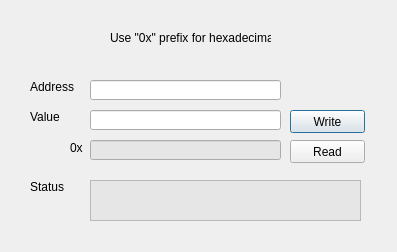
<?xml version="1.0" encoding="UTF-8"?>
<ui version="4.0">
 <class>ReadWriteRegsDialog</class>
 <widget class="QDialog" name="ReadWriteRegsDialog">
  <property name="windowModality">
   <enum>Qt::NonModal</enum>
  </property>
  <property name="geometry">
   <rect>
    <x>0</x>
    <y>0</y>
    <width>397</width>
    <height>252</height>
   </rect>
  </property>
  <property name="windowTitle">
   <string>Read/Write registers</string>
  </property>
  <property name="modal">
   <bool>false</bool>
  </property>
  <widget class="QLineEdit" name="lineEdit_Address">
   <property name="geometry">
    <rect>
     <x>90</x>
     <y>80</y>
     <width>191</width>
     <height>20</height>
    </rect>
   </property>
  </widget>
  <widget class="QLineEdit" name="lineEdit_ValWrite">
   <property name="geometry">
    <rect>
     <x>90</x>
     <y>110</y>
     <width>191</width>
     <height>20</height>
    </rect>
   </property>
  </widget>
  <widget class="QLineEdit" name="lineEdit_ValRead">
   <property name="geometry">
    <rect>
     <x>90</x>
     <y>140</y>
     <width>191</width>
     <height>20</height>
    </rect>
   </property>
   <property name="palette">
    <palette>
     <active>
      <colorrole role="Base">
       <brush brushstyle="SolidPattern">
        <color alpha="255">
         <red>230</red>
         <green>230</green>
         <blue>230</blue>
        </color>
       </brush>
      </colorrole>
     </active>
     <inactive>
      <colorrole role="Base">
       <brush brushstyle="SolidPattern">
        <color alpha="255">
         <red>230</red>
         <green>230</green>
         <blue>230</blue>
        </color>
       </brush>
      </colorrole>
     </inactive>
     <disabled>
      <colorrole role="Base">
       <brush brushstyle="SolidPattern">
        <color alpha="255">
         <red>240</red>
         <green>240</green>
         <blue>240</blue>
        </color>
       </brush>
      </colorrole>
     </disabled>
    </palette>
   </property>
  </widget>
  <widget class="QLabel" name="label_Address">
   <property name="geometry">
    <rect>
     <x>30</x>
     <y>80</y>
     <width>46</width>
     <height>13</height>
    </rect>
   </property>
   <property name="text">
    <string>Address</string>
   </property>
  </widget>
  <widget class="QLabel" name="label_Value">
   <property name="geometry">
    <rect>
     <x>30</x>
     <y>110</y>
     <width>46</width>
     <height>13</height>
    </rect>
   </property>
   <property name="text">
    <string>Value</string>
   </property>
  </widget>
  <widget class="QLabel" name="label_Status">
   <property name="geometry">
    <rect>
     <x>30</x>
     <y>180</y>
     <width>46</width>
     <height>13</height>
    </rect>
   </property>
   <property name="text">
    <string>Status</string>
   </property>
  </widget>
  <widget class="QPushButton" name="pushButton_Write">
   <property name="geometry">
    <rect>
     <x>290</x>
     <y>110</y>
     <width>75</width>
     <height>23</height>
    </rect>
   </property>
   <property name="text">
    <string>Write</string>
   </property>
  </widget>
  <widget class="QPushButton" name="pushButton_Read">
   <property name="geometry">
    <rect>
     <x>290</x>
     <y>140</y>
     <width>75</width>
     <height>23</height>
    </rect>
   </property>
   <property name="text">
    <string>Read</string>
   </property>
  </widget>
  <widget class="QTextEdit" name="textEdit_Status">
   <property name="geometry">
    <rect>
     <x>90</x>
     <y>180</y>
     <width>271</width>
     <height>41</height>
    </rect>
   </property>
   <property name="palette">
    <palette>
     <active>
      <colorrole role="Base">
       <brush brushstyle="SolidPattern">
        <color alpha="255">
         <red>230</red>
         <green>230</green>
         <blue>230</blue>
        </color>
       </brush>
      </colorrole>
     </active>
     <inactive>
      <colorrole role="Base">
       <brush brushstyle="SolidPattern">
        <color alpha="255">
         <red>230</red>
         <green>230</green>
         <blue>230</blue>
        </color>
       </brush>
      </colorrole>
     </inactive>
     <disabled>
      <colorrole role="Base">
       <brush brushstyle="SolidPattern">
        <color alpha="255">
         <red>240</red>
         <green>240</green>
         <blue>240</blue>
        </color>
       </brush>
      </colorrole>
     </disabled>
    </palette>
   </property>
   <property name="readOnly">
    <bool>true</bool>
   </property>
  </widget>
  <widget class="QLabel" name="label">
   <property name="geometry">
    <rect>
     <x>110</x>
     <y>30</y>
     <width>161</width>
     <height>16</height>
    </rect>
   </property>
   <property name="text">
    <string>Use &quot;0x&quot; prefix for hexadecimal</string>
   </property>
  </widget>
  <widget class="QLabel" name="label_2">
   <property name="geometry">
    <rect>
     <x>70</x>
     <y>140</y>
     <width>16</width>
     <height>16</height>
    </rect>
   </property>
   <property name="text">
    <string>0x</string>
   </property>
  </widget>
 </widget>
 <resources/>
 <connections>
  <connection>
   <sender>pushButton_Write</sender>
   <signal>clicked()</signal>
   <receiver>ReadWriteRegsDialog</receiver>
   <slot>s_WriteReg()</slot>
   <hints>
    <hint type="sourcelabel">
     <x>-1</x>
     <y>-1</y>
    </hint>
    <hint type="destinationlabel">
     <x>799</x>
     <y>399</y>
    </hint>
   </hints>
  </connection>
  <connection>
   <sender>pushButton_Read</sender>
   <signal>clicked()</signal>
   <receiver>ReadWriteRegsDialog</receiver>
   <slot>s_ReadReg()</slot>
   <hints>
    <hint type="sourcelabel">
     <x>-1</x>
     <y>-1</y>
    </hint>
    <hint type="destinationlabel">
     <x>799</x>
     <y>399</y>
    </hint>
   </hints>
  </connection>
 </connections>
 <slots>
  <slot>s_WriteReg()</slot>
  <slot>s_ReadReg()</slot>
 </slots>
</ui>
